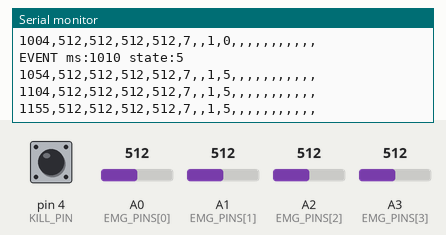
Simulated run of this sketch. Board: Arduino Mega 2560, built with avr-gcc and run on an emulated ATmega2560. Parts: the last lines printed to the serial monitor. The inputs (shaded band) are chosen by the test bench; at power-on: A0 (EMG_PINS[0]) = 512, A1 (EMG_PINS[1]) = 512, A2 (EMG_PINS[2]) = 512, A3 (EMG_PINS[3]) = 512, pin 4 (KILL_PIN) HIGH.

Above: at 1.2 s.
1.3 s: A0 (EMG_PINS[0]) set to 716
At 1.32 s:
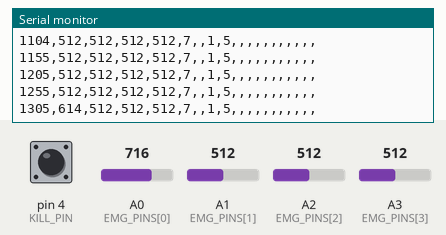
2.8 s: A1 (EMG_PINS[1]) set to 716
At 2.83 s:
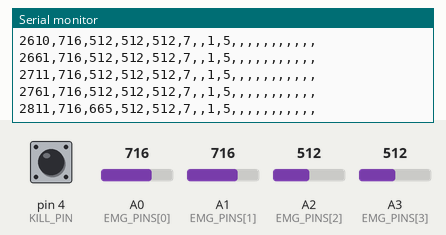
4.3 s: A2 (EMG_PINS[2]) set to 716
At 4.33 s:
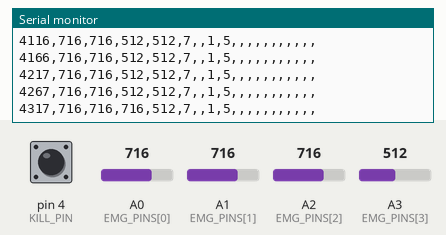
5.8 s: A0 (EMG_PINS[0]) set to 1010
At 5.84 s:
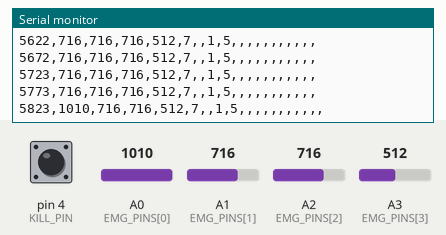
8.8 s: A3 (EMG_PINS[3]) set to 716
At 8.8 s:
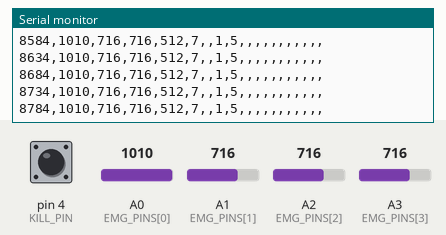
10.3 s: A1 (EMG_PINS[1]) set to 992
At 10.31 s:
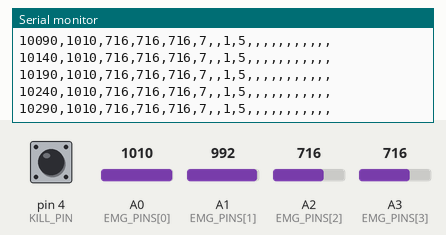
Timing chart, 0 to 12.8 s (numbered marks = the images above; inputs shaded):
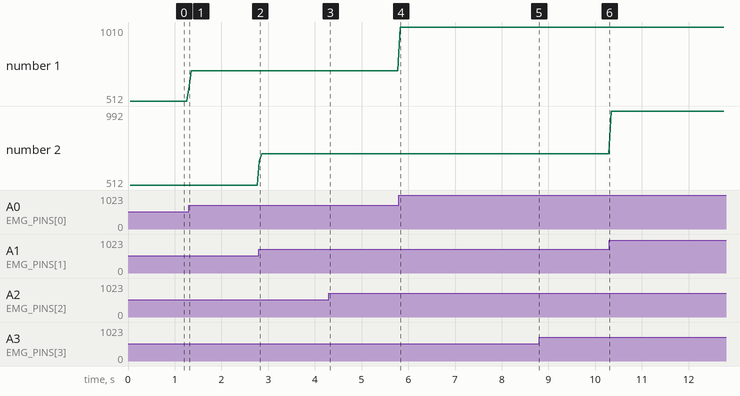

Measured:
- after the input at 1.3 s, the serial monitor: prints a new line at once (image 1)
- plotted number 1: 512 → 716 after the input at 1.3 s

The sketch:

glove_main.ino
```cpp
// glove_main.ino -- ties the stages together. Keep it short: it only calls the other tabs.
// Per frame: sensors -> rule decoder (+ network if USE_NN) -> FSM -> servos -> log

//what happens every 5 mn (one frame):
// 1) sensors = read the four muscle sensors and filter them
// 2) decoders = turn the muscle sigs into a gesture guess (use neural network too is use_nn = true)
// 3) fsm = your control logic and safety decide what the glove actually does
// 4) servos = move the servos to match
// 5) log = print one line of data (every 50 ms)

#include "config.h"

unsigned long lastFrame = 0, lastLog = 0;

void setup() {
  Serial.begin(115200); //usb connection
  sensorsBegin();
  fsmBegin();
  servoBegin();
#if USE_NN
  nnSelfTest();
#endif
  loggerHeader(); //print column names as the first line of the CSV
  // TODO: serial commands (e.g. 'c' = calibrate, 'k' = software kill)
  //could add later if want but not needed
}

void loop() {
  unsigned long now = millis(); //ms since power up
  if (now - lastFrame < FRAME_MS) return; //if not 5 ms skip this pass
  lastFrame = now; //remember when this frame started
  bool settled = (now >= SETTLE_MS); //false for firt second so glove stays rest

// ------------------ 1) Sensors -------------------
  sensorsUpdate(); //read all channels filter them work out which muscles are on

// ------------------ 2) Decoders: two opinions on what gesture is ------------------------
//rule decoder looks at which of four muscles are on and applies the ordered rules
  uint8_t rulePattern = ruleDecode(emgOn(CH_FLEXOR), emgOn(CH_EXTENSOR), emgOn(CH_THUMB), emgOn(CH_INDEX));

//the netowkr decoder only exists when use_nn is true otherwise it just has no opinion
  uint8_t nnPattern = P_INVALID;
#if USE_NN
  int f[NUM_EMG]; //the filtered values
  for (int i = 0; i < NUM_EMG; i++) f[i] = emgFiltered(i);
  nnPattern = nnDecode(f); //the networks guess
#endif

// ------------- 3) fsm -------------------------
//gets both guesses and check if they agree and makes sure the pattern holds and then applies safety check and updates state
  fsmStep(rulePattern, nnPattern, settled);

// ---------------- 4) servos ------------------------
  servoUpdate(fsmState());

// ----------------------- 5) log print one csv line ----------------------------------
#if LOG_CSV
  if (now - lastLog >= LOG_PERIOD_MS) {
    lastLog = now;
    loggerRow(now, rulePattern, nnPattern, fsmAgreed(), fsmState());
  }
#endif
}
```

decoders.ino
```cpp
// decoders.ino -- STAGE 2: two ways to turn the muscle signals into one gesture guess.

// ---- Rule decoder: first match wins, in this order (from Max's notes) ----
uint8_t ruleDecode(bool flexor, bool extensor, bool thumb, bool index) {
  if (!flexor && !extensor && !thumb && !index)       return P_REST;
  if (extensor && !flexor && !thumb)                  return P_OPEN;
  if (flexor && thumb && !extensor && !index)         return P_FIST;
  if (thumb && !flexor && !extensor && !index)        return P_PINCH;
  if (flexor && index && !extensor)                   return P_POINT;
  return P_INVALID;                                   // anything else = no valid gesture
}

// ---- Network decoder: stub until weights exist (generated by pc/train_nn.py) ----
#if USE_NN
#include "nn_weights.h"
#endif
uint8_t nnDecode(const int filtered[]) {
  // TODO: scale inputs like train_nn.py, layer 1 + ReLU, layer 2, argmax
  return P_INVALID;
}
void nnSelfTest() {
  // TODO: run the stored test vectors, print PASS/FAIL at boot
}
```

fsm.ino
```cpp
// fsm.ino -- STAGE 3: control logic + safety. Table-driven: the behavior is the TABLE below.

const uint8_t S_ANY = 255;   // "from any state"
enum Cond : uint8_t { C_FAULT, C_CLEARED, C_ENTER_OPEN, C_ENTER_FIST, C_ENTER_PINCH, C_ENTER_POINT, C_LEAVE };
struct Row { uint8_t from; uint8_t cond; uint8_t to; };

// Checked top to bottom, FIRST match wins, so row order = priority.
// There is no row from one gesture straight to another: you must pass through REST.
const Row TABLE[] = {
  { S_ANY,   C_FAULT,       S_FAULT },   // safety beats everything
  { S_FAULT, C_CLEARED,     S_REST  },   // leave FAULT only when relaxed long enough and kill released
  { S_REST,  C_ENTER_OPEN,  S_OPEN  },
  { S_REST,  C_ENTER_FIST,  S_FIST  },
  { S_REST,  C_ENTER_PINCH, S_PINCH },
  { S_REST,  C_ENTER_POINT, S_POINT },
  { S_OPEN,  C_LEAVE,       S_REST  },
  { S_FIST,  C_LEAVE,       S_REST  },
  { S_PINCH, C_LEAVE,       S_REST  },
  { S_POINT, C_LEAVE,       S_REST  },
};
const int NUM_ROWS = sizeof(TABLE) / sizeof(TABLE[0]);

// ---- State the engine keeps between frames ----
uint8_t fsmCur = S_REST;
uint8_t candidate = P_INVALID;     // what the decoders currently say (after the agreement rule)
int     candCount = 0;             // how many frames in a row the candidate has been the same
bool    agreedNow = true;
bool    faultNow = false;          // a fault trigger is present
bool    clearedNow = false;        // relaxed long enough and kill released
unsigned long coStart = 0;      bool coActive = false;       // co-contraction timer
unsigned long relaxedStart = 0; bool relaxedActive = false;  // relaxed timer

bool killPressed() { return digitalRead(KILL_PIN) == LOW; }

bool allRelaxed() {
  for (uint8_t ch = 0; ch < NUM_EMG; ch++) if (emgOn(ch)) return false;
  return true;
}

bool condTrue(uint8_t c) {
  bool held = (candCount >= PERSIST_FRAMES);
  switch (c) {
    case C_FAULT:       return faultNow;
    case C_CLEARED:     return clearedNow;
    case C_ENTER_OPEN:  return held && candidate == P_OPEN;
    case C_ENTER_FIST:  return held && candidate == P_FIST;
    case C_ENTER_PINCH: return held && candidate == P_PINCH;
    case C_ENTER_POINT: return held && candidate == P_POINT;
    case C_LEAVE:       return held && candidate == P_REST;
  }
  return false;
}

void fsmBegin() {
  pinMode(KILL_PIN, INPUT_PULLUP);   // button to GND; unpressed reads HIGH
  fsmCur = S_REST;
}

void fsmStep(uint8_t rulePattern, uint8_t nnPattern, bool settled) {
  unsigned long now = millis();

  // ---- Agreement rule ----
  // Leave to REST if EITHER decoder says REST. Enter a gesture only if BOTH say the same thing.
  bool nnRest = USE_NN && (nnPattern == P_REST);
  uint8_t cand;
  if (rulePattern == P_REST || nnRest) cand = P_REST;
  else if (USE_NN)                     cand = (rulePattern == nnPattern) ? rulePattern : P_INVALID;
  else                                 cand = rulePattern;
  agreedNow = !USE_NN || (rulePattern == nnPattern);

  // ---- Persistence counter ----
  if (cand == candidate) { if (candCount < 1000) candCount++; }
  else                   { candidate = cand; candCount = 1; }

  // ---- Safety ----
  bool both = emgOn(CH_FLEXOR) && emgOn(CH_EXTENSOR);
  if (!both) coActive = false;
  else if (!coActive) { coActive = true; coStart = now; }
  bool coFault = coActive && (now - coStart >= COCONTRACT_MS);
  faultNow = killPressed() || coFault;
  // TODO: FSR force limit and ADC watchdog, once those sensors are wired

  if (allRelaxed()) { if (!relaxedActive) { relaxedActive = true; relaxedStart = now; } }
  else relaxedActive = false;
  clearedNow = relaxedActive && (now - relaxedStart >= CLEAR_MS) && !killPressed();

  // ---- Hold REST while the sensors settle after power-up ----
  if (!settled) { fsmCur = S_REST; candCount = 0; return; }

  // ---- Walk the table ----
  uint8_t before = fsmCur;
  for (int i = 0; i < NUM_ROWS; i++) {
    if (TABLE[i].from != S_ANY && TABLE[i].from != fsmCur) continue;
    if (condTrue(TABLE[i].cond)) { fsmCur = TABLE[i].to; break; }    // first match wins
  }
#if LOG_CSV
  if (fsmCur != before) {
    Serial.print(F("EVENT ms:")); Serial.print(now);
    Serial.print(F(" state:"));   Serial.println(fsmCur);
  }
#endif
}

uint8_t fsmState()  { return fsmCur; }
bool    fsmAgreed() { return agreedNow; }
```

logger.ino
```cpp
// logger.ino -- STAGE 5: one CSV line per log period. Same columns in every file.
// Guesses and state are printed as numbers (the codes from config.h) so they line up
// with the label numbers the PC script adds: 0 REST, 1 OPEN, 2 FIST, 3 PINCH, 4 POINT,
// 7 INVALID, and for fsm_state 5 = FAULT.

void loggerHeader() {
  Serial.println(F("ms,flexor,extensor,thumb,index,rule_guess,nn_guess,agreed,fsm_state,"
                   "flex0,flex1,flex2,flex3,flex4,fsr0,fsr1,fsr2,fsr3,fsr4,label"));
}

void loggerRow(unsigned long ms, uint8_t rulePattern, uint8_t nnPattern, bool agreed, uint8_t state) {
  Serial.print(ms);

  for (uint8_t ch = 0; ch < NUM_EMG; ch++) {     // filtered EMG values
    Serial.print(',');
    Serial.print(emgFiltered(ch));
  }

  Serial.print(',');  Serial.print(rulePattern);
  Serial.print(',');
#if USE_NN
  Serial.print(nnPattern);                        // empty when the network is off
#endif
  Serial.print(',');  Serial.print(agreed ? 1 : 0);
  Serial.print(',');  Serial.print(state);

  for (uint8_t f = 0; f < NUM_FINGERS; f++) {     // flex: empty when not wired
    Serial.print(',');
    int v = flexValue(f);
    if (v >= 0) Serial.print(v);
  }
  for (uint8_t f = 0; f < NUM_FINGERS; f++) {     // FSR: empty when not wired
    Serial.print(',');
    int v = fsrValue(f);
    if (v >= 0) Serial.print(v);
  }

  Serial.println(',');                            // empty label column; the PC script fills it in
}

// Lines that start with EVENT are ignored by the PC scripts.
void loggerEvent(const char* text) {
  Serial.print(F("EVENT "));
  Serial.println(text);
}
```

sensors.ino
```cpp
// sensors.ino -- STAGE 1: read the EMG channels, filter them, decide which muscles are "on".
// Does not decide gestures. Gesture decisions happen in decoders.ino.

//might become obsolete with max's code

int  avgBuf[NUM_EMG][AVG_N];   // last AVG_N readings per channel
long avgSum[NUM_EMG];          // running sum, so the average is cheap
int  avgIdx[NUM_EMG];          // where the next reading goes in the buffer
int  filtered[NUM_EMG];        // filtered value, 0..1023
bool onFlag[NUM_EMG];          // is this muscle "on" right now

// Read a pin twice and keep the second reading. The first read after the Arduino's ADC
// switches pins can carry leftover charge from the previous channel (possible crosstalk source).
int readEmg(uint8_t ch) {
  analogRead(EMG_PINS[ch]);              // throwaway
  return analogRead(EMG_PINS[ch]);
}

void sensorsBegin() {
  for (uint8_t ch = 0; ch < NUM_EMG; ch++) {
    int first = readEmg(ch);
    for (int i = 0; i < AVG_N; i++) avgBuf[ch][i] = first;   // start the average at the first reading
    avgSum[ch] = (long)first * AVG_N;
    avgIdx[ch] = 0;
    filtered[ch] = first;
    onFlag[ch] = false;
  }
}

void sensorsUpdate() {
  for (uint8_t ch = 0; ch < NUM_EMG; ch++) {
    int raw = readEmg(ch);

    // moving average over the last AVG_N readings
    avgSum[ch] -= avgBuf[ch][avgIdx[ch]];
    avgBuf[ch][avgIdx[ch]] = raw;
    avgSum[ch] += raw;
    avgIdx[ch] = (avgIdx[ch] + 1) % AVG_N;
    filtered[ch] = (int)(avgSum[ch] / AVG_N);

    // hysteresis: turns ON above THR_ON, OFF only below THR_OFF
    if (onFlag[ch]) { if (filtered[ch] < THR_OFF[ch]) onFlag[ch] = false; }
    else            { if (filtered[ch] >= THR_ON[ch]) onFlag[ch] = true;  }
  }
}

int  emgFiltered(uint8_t ch) { return filtered[ch]; }
bool emgOn(uint8_t ch)       { return onFlag[ch]; }

// Not wired yet: return -1 so the log can leave the column empty.
int flexValue(uint8_t finger) {
#if USE_FLEX
  return analogRead(FLEX_PINS[finger]);
#else
  return -1;
#endif
}
int fsrValue(uint8_t finger) {
#if USE_FSR
  return analogRead(FSR_PINS[finger]);
#else
  return -1;
#endif
}
```

servo_out.ino
```cpp
// servo_out.ino -- STAGE 4: FSM state -> servo positions. The pose table is the only place
// servo values live (they change next semester).
#include <Servo.h>

//                          SERVO 0  SERVO 1    (percent of travel; PLACEHOLDERS)
const int POSE_PCT[6][NUM_SERVOS] = {
  /* REST  */ {  50,  50 },
  /* OPEN  */ {   0,   0 },
  /* FIST  */ { 100, 100 },
  /* PINCH */ {  50,  50 },   // TODO: set once the real servo layout is known
  /* POINT */ {  50,  50 },   // TODO
  /* FAULT */ {  50,  50 },   // servos are detached in FAULT
};

Servo servos[NUM_SERVOS];
int  appliedPct[NUM_SERVOS];     // where each servo is right now (percent)
bool attached = false;

int pctToUs(int pct) {
  int us = map(pct, 0, 100, SERVO_OPEN_US, SERVO_CLOSED_US);
  return constrain(us, 1000, 2000);              // safe range
}

void servoBegin() {
  for (int i = 0; i < NUM_SERVOS; i++) appliedPct[i] = 50;
#if USE_SERVO
  for (int i = 0; i < NUM_SERVOS; i++) { servos[i].attach(SERVO_PINS[i]); servos[i].writeMicroseconds(pctToUs(appliedPct[i])); }
  attached = true;
#endif
}

void servoUpdate(uint8_t state) {
#if USE_SERVO
  if (state == S_FAULT) {                         // FAULT: let go
    if (attached) { for (int i = 0; i < NUM_SERVOS; i++) servos[i].detach(); attached = false; }
    return;
  }
  if (!attached) {                                // coming back from FAULT
    for (int i = 0; i < NUM_SERVOS; i++) { servos[i].attach(SERVO_PINS[i]); servos[i].writeMicroseconds(pctToUs(appliedPct[i])); }
    attached = true;
  }
#endif
  for (int i = 0; i < NUM_SERVOS; i++) {          // ramp toward the pose
    int target = POSE_PCT[state][i];
    if (appliedPct[i] < target)      appliedPct[i] = min(appliedPct[i] + SLEW_PCT, target);
    else if (appliedPct[i] > target) appliedPct[i] = max(appliedPct[i] - SLEW_PCT, target);
#if USE_SERVO
    servos[i].writeMicroseconds(pctToUs(appliedPct[i]));
#endif
  }
}

int servoPulseUs(uint8_t servo) { return pctToUs(appliedPct[servo]); }
```

config.h
```cpp
// config.h -- all settings and shared names. Change numbers and switches here only.
#pragma once
#include <Arduino.h>

// ---------- Build options (change, then re-upload) ----------
#define USE_NN          false  // true once weights exist: network must agree with the rules
#define USE_SERVO       false  // false = no servos connected
#define USE_FLEX        false  // flex sensors not wired yet
#define USE_FSR         false  // FSRs not wired yet
#define EMG_FROM_SERIAL false  // not built yet; leave false
#define LOG_CSV         true   // turn off for latency (scope) tests

// ---------- Gesture codes ----------
enum Pattern  : uint8_t { P_REST = 0, P_OPEN = 1, P_FIST = 2, P_PINCH = 3, P_POINT = 4, P_INVALID = 7 };
enum FsmState : uint8_t { S_REST = 0, S_OPEN = 1, S_FIST = 2, S_PINCH = 3, S_POINT = 4, S_FAULT = 5 };

// ---------- EMG channels (order = log column order) ----------
enum EmgChannel : uint8_t { CH_FLEXOR, CH_EXTENSOR, CH_THUMB, CH_INDEX, NUM_EMG };
const int EMG_PINS[NUM_EMG] = { A0, A1, A2, A3 };

// ---------- Other sensors (only used when enabled) ----------
const int NUM_FINGERS = 5;
const int FLEX_PINS[NUM_FINGERS] = { A4, A5, A6, A7, A8 };       // TODO when wired
const int FSR_PINS[NUM_FINGERS]  = { A9, A10, A11, A12, A13 };   // TODO when wired

// ---------- Servos ----------
const int NUM_SERVOS = 2;
const int SERVO_PINS[NUM_SERVOS] = { 2, 3 };
const int KILL_PIN = 4;                      // button to GND: held = FAULT
const int SERVO_OPEN_US   = 1000;            // pulse width at 0 %
const int SERVO_CLOSED_US = 2000;            // pulse width at 100 %
const int SLEW_PCT        = 2;               // % of travel per frame (100 = no ramp)

// ---------- Timing ----------
const unsigned long FRAME_MS      = 5;
const unsigned long LOG_PERIOD_MS = 50;
const unsigned long SETTLE_MS     = 1000;    // hold REST after power-up
const int PERSIST_FRAMES = 2;                // frames a pattern must hold (2 x 5 ms = 10 ms)
const int AVG_N = 4;                         // filter length

// ---------- Safety timing (from Max's design) ----------
const unsigned long COCONTRACT_MS = 1000;    // flexor + extensor both on this long = FAULT
const unsigned long CLEAR_MS      = 500;     // must stay relaxed this long to leave FAULT

// ---------- Thresholds (10-bit counts, one per channel) ----------
// ON above THR_ON, OFF below THR_OFF; the gap stops flicker.
// Flexor/extensor come from the Nov 4 test. Thumb/index are placeholders: retune after placement.
const int THR_ON[NUM_EMG]  = { 260, 200, 200, 200 };
const int THR_OFF[NUM_EMG] = { 160, 120, 120, 120 };
```
